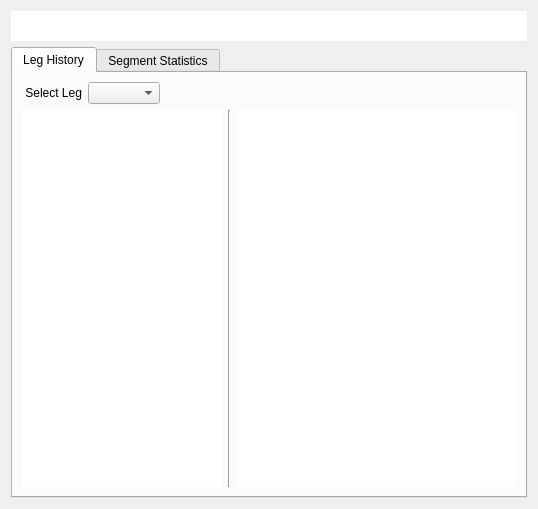
<?xml version="1.0" encoding="UTF-8"?>
<ui version="4.0">
 <class>CStatsWindowCricket</class>
 <widget class="QDialog" name="CStatsWindowCricket">
  <property name="geometry">
   <rect>
    <x>0</x>
    <y>0</y>
    <width>538</width>
    <height>509</height>
   </rect>
  </property>
  <property name="minimumSize">
   <size>
    <width>538</width>
    <height>0</height>
   </size>
  </property>
  <property name="maximumSize">
   <size>
    <width>538</width>
    <height>16777215</height>
   </size>
  </property>
  <property name="windowTitle">
   <string>Statistics</string>
  </property>
  <property name="styleSheet">
   <string notr="true"/>
  </property>
  <layout class="QVBoxLayout" name="verticalLayout_2">
   <item>
    <widget class="QTableView" name="tableViewGlobalGameStats">
     <property name="minimumSize">
      <size>
       <width>500</width>
       <height>0</height>
      </size>
     </property>
     <property name="maximumSize">
      <size>
       <width>16777215</width>
       <height>30</height>
      </size>
     </property>
     <property name="focusPolicy">
      <enum>Qt::NoFocus</enum>
     </property>
     <property name="frameShape">
      <enum>QFrame::NoFrame</enum>
     </property>
     <property name="frameShadow">
      <enum>QFrame::Plain</enum>
     </property>
     <property name="verticalScrollBarPolicy">
      <enum>Qt::ScrollBarAlwaysOff</enum>
     </property>
     <property name="horizontalScrollBarPolicy">
      <enum>Qt::ScrollBarAlwaysOff</enum>
     </property>
     <property name="showGrid">
      <bool>false</bool>
     </property>
     <property name="gridStyle">
      <enum>Qt::NoPen</enum>
     </property>
     <attribute name="horizontalHeaderVisible">
      <bool>false</bool>
     </attribute>
     <attribute name="horizontalHeaderHighlightSections">
      <bool>false</bool>
     </attribute>
     <attribute name="verticalHeaderVisible">
      <bool>false</bool>
     </attribute>
     <attribute name="verticalHeaderHighlightSections">
      <bool>false</bool>
     </attribute>
    </widget>
   </item>
   <item>
    <widget class="QTabWidget" name="tabWidget">
     <property name="currentIndex">
      <number>0</number>
     </property>
     <widget class="QWidget" name="tab3">
      <attribute name="title">
       <string>Leg History</string>
      </attribute>
      <layout class="QGridLayout" name="gridLayout_2">
       <item row="0" column="0">
        <layout class="QHBoxLayout" name="horizontalLayout_3">
         <item>
          <layout class="QHBoxLayout" name="horizontalLayout_10">
           <item>
            <widget class="QLabel" name="label_select_leg">
             <property name="sizePolicy">
              <sizepolicy hsizetype="Fixed" vsizetype="Preferred">
               <horstretch>0</horstretch>
               <verstretch>0</verstretch>
              </sizepolicy>
             </property>
             <property name="minimumSize">
              <size>
               <width>60</width>
               <height>0</height>
              </size>
             </property>
             <property name="maximumSize">
              <size>
               <width>100</width>
               <height>50</height>
              </size>
             </property>
             <property name="text">
              <string>Select Leg</string>
             </property>
             <property name="alignment">
              <set>Qt::AlignRight|Qt::AlignTrailing|Qt::AlignVCenter</set>
             </property>
            </widget>
           </item>
           <item>
            <widget class="QComboBox" name="legSelector"/>
           </item>
           <item>
            <spacer name="horizontalSpacer_3">
             <property name="orientation">
              <enum>Qt::Horizontal</enum>
             </property>
             <property name="sizeHint" stdset="0">
              <size>
               <width>40</width>
               <height>20</height>
              </size>
             </property>
            </spacer>
           </item>
          </layout>
         </item>
         <item>
          <spacer name="horizontalSpacer">
           <property name="orientation">
            <enum>Qt::Horizontal</enum>
           </property>
           <property name="sizeHint" stdset="0">
            <size>
             <width>40</width>
             <height>20</height>
            </size>
           </property>
          </spacer>
         </item>
        </layout>
       </item>
       <item row="1" column="0">
        <layout class="QHBoxLayout" name="horizontalLayout_5">
         <item>
          <widget class="QTableView" name="tableViewLegScores">
           <property name="maximumSize">
            <size>
             <width>200</width>
             <height>16777215</height>
            </size>
           </property>
           <property name="focusPolicy">
            <enum>Qt::NoFocus</enum>
           </property>
           <property name="frameShape">
            <enum>QFrame::NoFrame</enum>
           </property>
           <property name="frameShadow">
            <enum>QFrame::Plain</enum>
           </property>
           <property name="verticalScrollBarPolicy">
            <enum>Qt::ScrollBarAsNeeded</enum>
           </property>
           <property name="horizontalScrollBarPolicy">
            <enum>Qt::ScrollBarAlwaysOff</enum>
           </property>
           <property name="selectionMode">
            <enum>QAbstractItemView::NoSelection</enum>
           </property>
           <property name="showGrid">
            <bool>false</bool>
           </property>
           <property name="gridStyle">
            <enum>Qt::NoPen</enum>
           </property>
           <attribute name="horizontalHeaderVisible">
            <bool>false</bool>
           </attribute>
           <attribute name="horizontalHeaderHighlightSections">
            <bool>false</bool>
           </attribute>
           <attribute name="verticalHeaderVisible">
            <bool>false</bool>
           </attribute>
           <attribute name="verticalHeaderHighlightSections">
            <bool>false</bool>
           </attribute>
          </widget>
         </item>
         <item>
          <widget class="Line" name="line">
           <property name="orientation">
            <enum>Qt::Vertical</enum>
           </property>
          </widget>
         </item>
         <item>
          <widget class="QTableView" name="tableViewLegStats">
           <property name="sizePolicy">
            <sizepolicy hsizetype="Expanding" vsizetype="Expanding">
             <horstretch>0</horstretch>
             <verstretch>0</verstretch>
            </sizepolicy>
           </property>
           <property name="minimumSize">
            <size>
             <width>0</width>
             <height>0</height>
            </size>
           </property>
           <property name="focusPolicy">
            <enum>Qt::NoFocus</enum>
           </property>
           <property name="frameShape">
            <enum>QFrame::NoFrame</enum>
           </property>
           <property name="frameShadow">
            <enum>QFrame::Plain</enum>
           </property>
           <property name="verticalScrollBarPolicy">
            <enum>Qt::ScrollBarAlwaysOff</enum>
           </property>
           <property name="horizontalScrollBarPolicy">
            <enum>Qt::ScrollBarAlwaysOff</enum>
           </property>
           <property name="sizeAdjustPolicy">
            <enum>QAbstractScrollArea::AdjustToContents</enum>
           </property>
           <property name="editTriggers">
            <set>QAbstractItemView::NoEditTriggers</set>
           </property>
           <property name="tabKeyNavigation">
            <bool>false</bool>
           </property>
           <property name="showDropIndicator" stdset="0">
            <bool>false</bool>
           </property>
           <property name="dragDropOverwriteMode">
            <bool>false</bool>
           </property>
           <property name="selectionMode">
            <enum>QAbstractItemView::NoSelection</enum>
           </property>
           <property name="showGrid">
            <bool>false</bool>
           </property>
           <property name="gridStyle">
            <enum>Qt::NoPen</enum>
           </property>
           <attribute name="horizontalHeaderVisible">
            <bool>false</bool>
           </attribute>
           <attribute name="horizontalHeaderHighlightSections">
            <bool>false</bool>
           </attribute>
           <attribute name="verticalHeaderVisible">
            <bool>false</bool>
           </attribute>
           <attribute name="verticalHeaderHighlightSections">
            <bool>false</bool>
           </attribute>
          </widget>
         </item>
        </layout>
       </item>
      </layout>
     </widget>
     <widget class="QWidget" name="tab2">
      <attribute name="title">
       <string>Segment Statistics</string>
      </attribute>
      <layout class="QGridLayout" name="gridLayout">
       <item row="0" column="0">
        <widget class="QTableView" name="tableViewGlobalSegmentStats">
         <property name="focusPolicy">
          <enum>Qt::NoFocus</enum>
         </property>
         <property name="frameShape">
          <enum>QFrame::NoFrame</enum>
         </property>
         <property name="frameShadow">
          <enum>QFrame::Plain</enum>
         </property>
         <property name="verticalScrollBarPolicy">
          <enum>Qt::ScrollBarAlwaysOff</enum>
         </property>
         <property name="horizontalScrollBarPolicy">
          <enum>Qt::ScrollBarAlwaysOff</enum>
         </property>
         <property name="showGrid">
          <bool>false</bool>
         </property>
         <property name="gridStyle">
          <enum>Qt::NoPen</enum>
         </property>
         <attribute name="horizontalHeaderVisible">
          <bool>false</bool>
         </attribute>
         <attribute name="horizontalHeaderHighlightSections">
          <bool>false</bool>
         </attribute>
         <attribute name="verticalHeaderVisible">
          <bool>false</bool>
         </attribute>
         <attribute name="verticalHeaderHighlightSections">
          <bool>false</bool>
         </attribute>
        </widget>
       </item>
      </layout>
     </widget>
    </widget>
   </item>
  </layout>
 </widget>
 <resources/>
 <connections/>
</ui>
